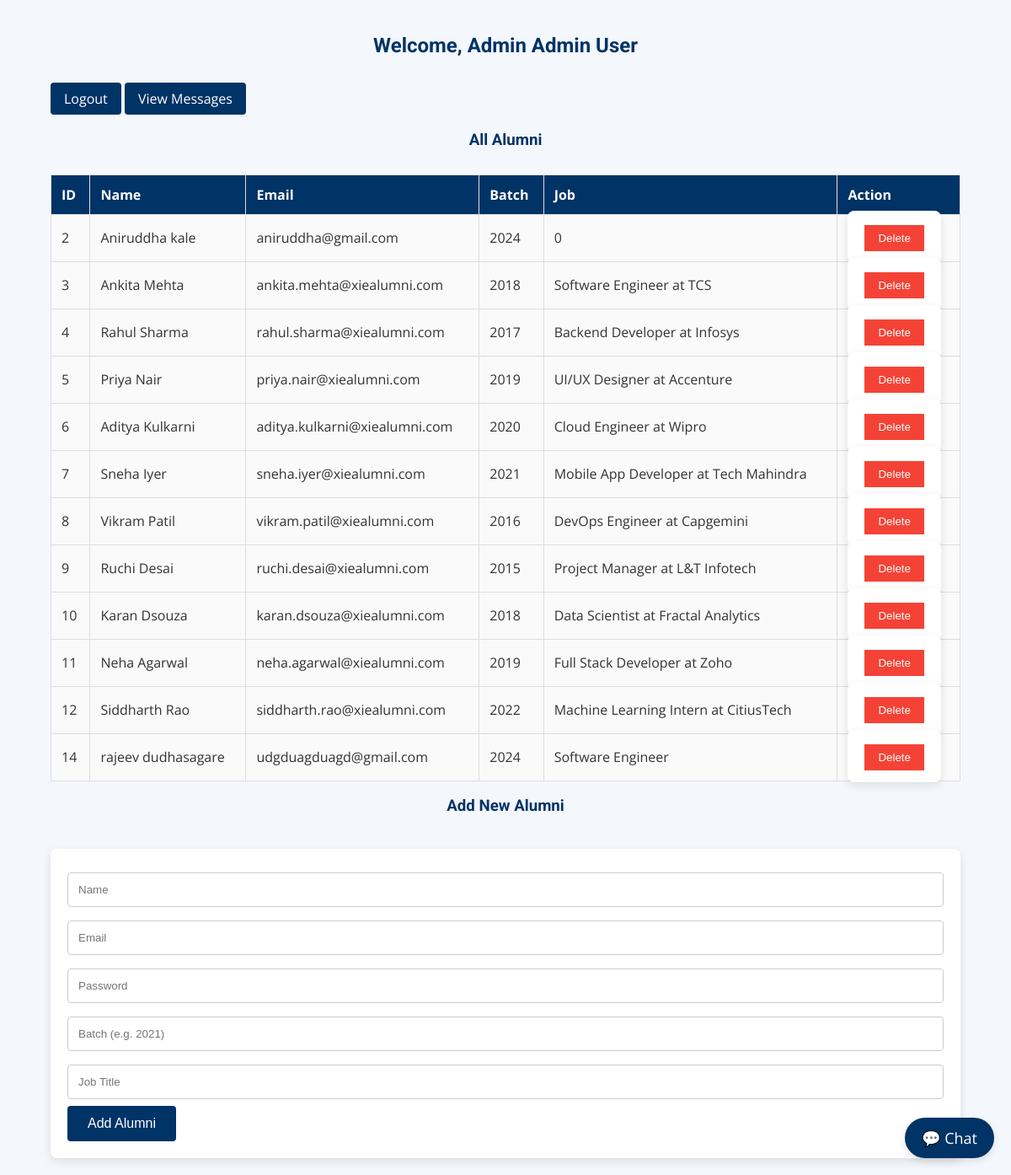
/admin.php (signed in), run on the app's committed database.
### tables this page shows
CREATE TABLE `users` (
  `user_id` int(11) NOT NULL,
  `name` varchar(100) NOT NULL,
  `email` varchar(100) NOT NULL,
  `password` varchar(255) NOT NULL,
  `batch` varchar(50) DEFAULT NULL,
  `job` varchar(100) DEFAULT NULL,
  `role` enum('alumni','admin') NOT NULL
);

### admin.php (the view, shortened to what this page needs)
<?php
$conn = new mysqli("localhost", "root", "", "xie_alumni");
$result = $conn->query("SELECT user_id, name, email, batch, job FROM users WHERE role = 'alumni'");
$alumni = $result->fetch_all(MYSQLI_ASSOC);
?>
<!DOCTYPE html>
<html lang="en">
<head>
</head>
<body>
<div class="container">
    <h2>Welcome, Admin <?php echo htmlspecialchars($_SESSION["name"]); ?></h2>
    <a href="logout.php" class="logout">Logout</a>
    <a href="view_messages.php" class="logout">View Messages</a>
    <h3>All Alumni</h3>
    <table>
        <tr>
            <th>ID</th>
            <th>Name</th>
            <th>Email</th>
            <th>Batch</th>
            <th>Job</th>
            <th>Action</th>
        </tr>
        <?php foreach ($alumni as $a): ?>
        <tr>
            <td><?php echo $a["user_id"]; ?></td>
            <td><?php echo htmlspecialchars($a["name"]); ?></td>
            <td><?php echo htmlspecialchars($a["email"]); ?></td>
            <td><?php echo htmlspecialchars($a["batch"]); ?></td>
            <td><?php echo htmlspecialchars($a["job"]); ?></td>
            <td>
                <form method="POST" style="display:inline;">
                    <button type="submit" class="danger" onclick="return confirm('Delete this alumni?')">Delete</button>
                </form>
            </td>
        </tr>
        <?php endforeach; ?>
    </table>
    <h3>Add New Alumni</h3>
    <form method="POST">
        <input type="text" name="name" placeholder="Name" required><br>
        <input type="email" name="email" placeholder="Email" required><br>
        <input type="password" name="password" placeholder="Password" required><br>
        <input type="text" name="batch" placeholder="Batch (e.g. 2021)" required><br>
        <input type="text" name="job" placeholder="Job Title" required><br>
        <input type="submit" value="Add Alumni">
    </form>
</div>
<a href="chat.php" target="_blank" class="chat-btn" style="position:fixed; bottom:20px; right:20px; background:#003366; color:white; padding:12px 20px; border-radius:50px; text-decoration:none; font-size:18px; z-index:999;">
    💬 Chat
</a>
</body>
</html>

### admin.php (style rules this page uses)
body { font-family: 'Open Sans', sans-serif; margin: 0; padding: 0; background-color: #f4f7fc; color: #333; }
h2, h3 { font-family: 'Roboto', sans-serif; color: #003366; text-align: center; }
h2 { margin-top: 20px; }
.container { width: 90%; max-width: 1200px; margin: 0 auto; padding: 20px; }
table { width: 100%; border-collapse: collapse; margin-top: 30px; }
th, td { padding: 12px; text-align: left; border: 1px solid #ddd; }
th { background-color: #003366; color: white; }
td { background-color: #fafafa; }
td button { padding: 8px 16px; background-color: #ff4c4c; color: white; border: none; cursor: pointer; transition: background-color 0.3s ease; }
form { margin-top: 40px; background-color: #ffffff; padding: 20px; box-shadow: 0 4px 12px rgba(0, 0, 0, 0.1); border-radius: 8px; }
form input[type="text"], form input[type="email"], form input[type="password"] { width: 100%; padding: 12px; margin: 8px 0; border: 1px solid #ccc; border-radius: 4px; box-sizing: border-box; }
form input[type="submit"] { background-color: #003366; color: white; border: none; padding: 12px 24px; cursor: pointer; border-radius: 4px; font-size: 16px; }
.danger { background-color: #f44336; color: white; padding: 8px 16px; border: none; cursor: pointer; }
.logout { background-color: #003366; color: white; padding: 8px 16px; text-decoration: none; border-radius: 4px; display: inline-block; margin-top: 10px; text-align: center; }
.chat-btn { position: fixed; bottom: 30px; right: 30px; background-color: #007bff; color: white; padding: 15px 20px; border-radius: 50%; font-size: 20px; box-shadow: 0 4px 10px rgba(0, 0, 0, 0.1); cursor: pointer; border: none; }

### data on the page
users: user_id "2", name "Aniruddha kale", email "aniruddha@gmail.com", batch "2024", job "0"
users: user_id "3", name "Ankita Mehta", email "ankita.mehta@xiealumni.com", batch "2018", job "Software Engineer at TCS"
users: user_id "4", name "Rahul Sharma", email "rahul.sharma@xiealumni.com", batch "2017", job "Backend Developer at Infosys"
users: user_id "5", name "Priya Nair", email "priya.nair@xiealumni.com", batch "2019", job "UI/UX Designer at Accenture"
users: user_id "6", name "Aditya Kulkarni", email "aditya.kulkarni@xiealumni.com", batch "2020", job "Cloud Engineer at Wipro"
users: user_id "7", name "Sneha Iyer", email "sneha.iyer@xiealumni.com", batch "2021", job "Mobile App Developer at Tech Mahindra"
users: user_id "8", name "Vikram Patil", email "vikram.patil@xiealumni.com", batch "2016", job "DevOps Engineer at Capgemini"
users: user_id "9", name "Ruchi Desai", email "ruchi.desai@xiealumni.com", batch "2015", job "Project Manager at L&T Infotech"
users: user_id "10", name "Karan Dsouza", email "karan.dsouza@xiealumni.com", batch "2018", job "Data Scientist at Fractal Analytics"
users: user_id "11", name "Neha Agarwal", email "neha.agarwal@xiealumni.com", batch "2019", job "Full Stack Developer at Zoho"
users: user_id "12", name "Siddharth Rao", email "siddharth.rao@xiealumni.com", batch "2022", job "Machine Learning Intern at CitiusTech"
users: user_id "14", name "rajeev dudhasagare", email "udgduagduagd@gmail.com", batch "2024", job "Software Engineer"

### other printed values
$_SESSION["name"] "Admin User"
